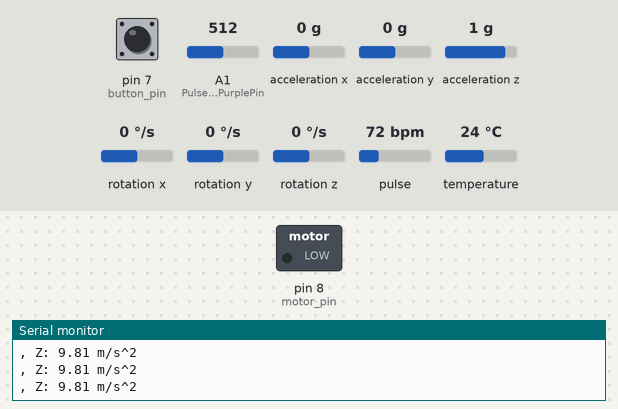
A sketch run on a simulated Arduino Leonardo, built with avr-gcc and run on an emulated ATmega32U4. On the bench: switched loads named in the sketch (green lamp = pin HIGH), the last lines printed to the serial monitor. Inputs (shaded band) come from the test bench; at power-on: pin 7 (button_pin) LOW, A1 (PulseSensorPurplePin) = 512, acceleration x 0 g, acceleration y 0 g, acceleration z 1 g, rotation x 0 °/s, rotation y 0 °/s, rotation z 0 °/s, pulse 72 bpm, temperature 24 °C.

Above: at 1.3 s.
1.4 s: pin 7 (button_pin) pulled HIGH for 0.15 s
At 2.4 s:
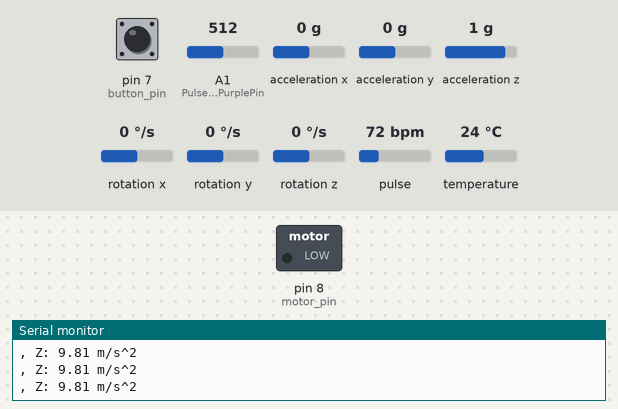
3.0 s: pin 7 (button_pin) pulled HIGH for 3.2 s
At 4.4 s:
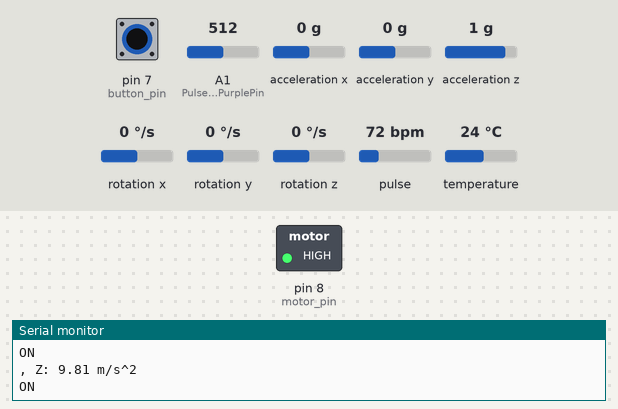
Timing chart, 0 to 7.8 s (numbered marks = the images above; inputs shaded):
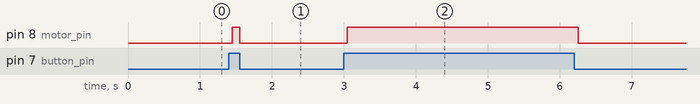

Measured:
- after the input at 1.4 s, pin 8 (motor_pin): LOW → HIGH after 0.05 s, → LOW 0.11 s later
- after the input at 3.0 s, pin 8 (motor_pin): LOW → HIGH after 0.05 s, → LOW 3.2 s later

The sketch:

BuzzBand.ino
```cpp
#include <Adafruit_MPU6050.h>
#include <Adafruit_Sensor.h>
#include <Wire.h>
#include <PulseSensorPlayground.h>

Adafruit_MPU6050 mpu;
PulseSensorPlayground pulseSensor;

const int PulseWire = 0;
int PulseSensorPurplePin = 1;
int Threshold = 550;

const int button_pin = 7;
const int motor_pin = 8;

int button_state;

void setup(void) {
  Serial.begin(115200);
  while (!Serial)
    delay(10); // will pause Zero, Leonardo, etc until serial console opens

  Serial.println("Adafruit MPU6050 test!");

  // Try to initialize!
  if (!mpu.begin()) {
    Serial.println("Failed to find MPU6050 chip");
    while (1) {
      delay(10);
    }
  }
  Serial.println("MPU6050 Found!");
  mpu.setAccelerometerRange(MPU6050_RANGE_8_G);
  mpu.setGyroRange(MPU6050_RANGE_500_DEG);
  mpu.setFilterBandwidth(MPU6050_BAND_21_HZ);

  Serial.println("");
  pulseSensor.analogInput(PulseWire);
  pulseSensor.setThreshold(Threshold);
  if (pulseSensor.begin()) {
    Serial.println("We created a pulseSensor Object !");  //This prints one time at Arduino power-up,  or on Arduino reset.
  }

  pinMode(button_pin,INPUT);  // set button pin as input
  pinMode(motor_pin,OUTPUT);
  delay(100);
}

void loop() {

  /* Get new sensor events with the readings */
  sensors_event_t a, g, temp;
  mpu.getEvent(&a, &g, &temp);

  /* Print out the values */
  if(a.acceleration.z > -9){


    Serial.print(", Z: ");
    Serial.print(a.acceleration.z);
    Serial.println(" m/s^2");
    digitalWrite(motor_pin,HIGH);
  }
  else{
    digitalWrite(motor_pin,LOW);
  }

  if (pulseSensor.sawStartOfBeat()) {            // Constantly test to see if "a beat happened".
    int myBPM = pulseSensor.getBeatsPerMinute();
    int Signal = analogRead(PulseSensorPurplePin);  // Calls function on our pulseSensor object that returns BPM as an "int".
                                               // "myBPM" hold this BPM value now.
     // If test is "true", print a message "a heartbeat happened".
    Serial.print("BPM: ");                        // Print phrase "BPM: "
    Serial.println(myBPM);
                   // Print the value inside of myBPM.
}

button_state = digitalRead(button_pin);
 // read button state
  if(button_state == HIGH){           // if button is pushed
    digitalWrite(motor_pin,HIGH);     // turn motor on
    Serial.println("ON");
  }
  else{
    digitalWrite(motor_pin, LOW);
  }

  Serial.flush();
  delay(50);

}
```
